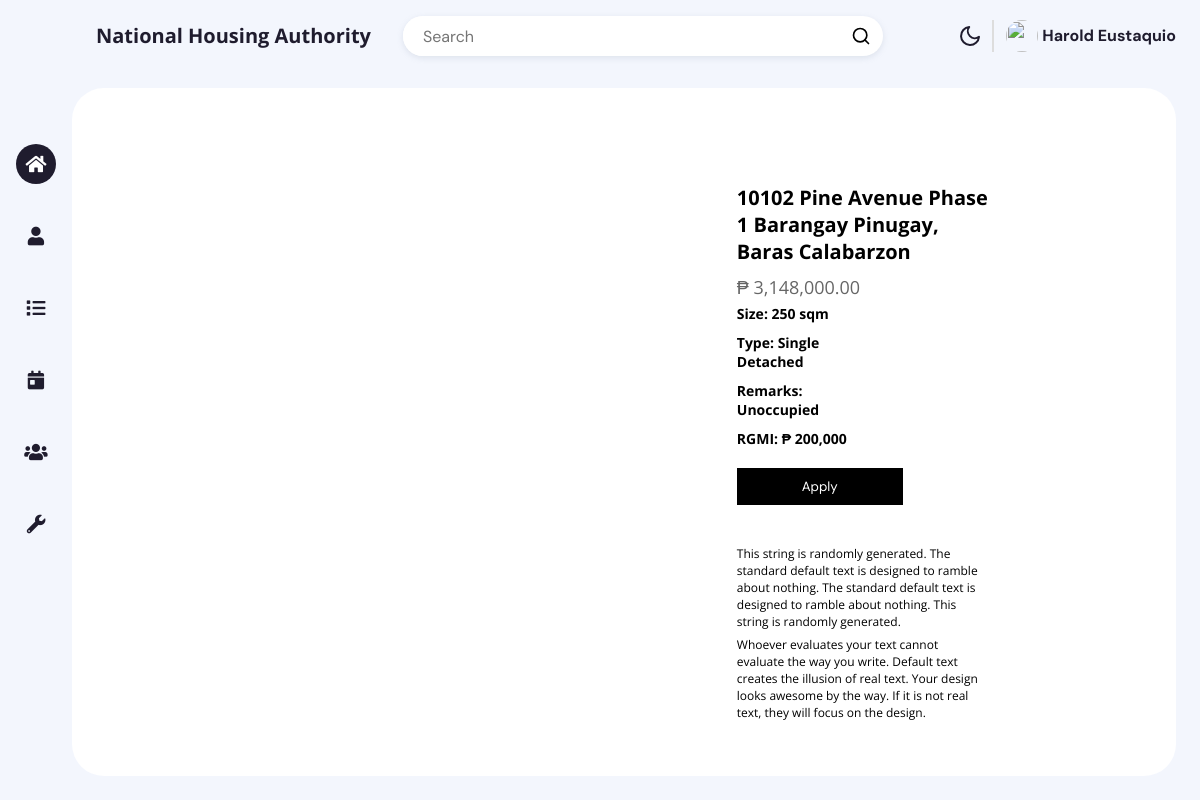
The app's page /listing-view.php?viewon=79H1I2J3K4 (signed in) with its own data.
### tables this page shows
CREATE TABLE `assets_tb` (
  `id` varchar(255) NOT NULL,
  `size` varchar(255) NOT NULL,
  `address` varchar(255) NOT NULL,
  `cellsite` varchar(255) NOT NULL,
  `barangay` varchar(255) NOT NULL,
  `municipality` varchar(255) NOT NULL,
  `city` varchar(255) NOT NULL,
  `region` varchar(255) NOT NULL,
  `type` varchar(255) NOT NULL,
  `remarks` varchar(255) NOT NULL,
  `rgmi` varchar(255) NOT NULL,
  `srp` varchar(255) DEFAULT NULL,
  `status` tinyint(1) NOT NULL,
  `date_added` varchar(255) NOT NULL
);

### listing-view.php (the view, shortened to what this page needs)
<?php
    include "php/login.php";
?>
<!DOCTYPE html>
<html lang="en">
<head>
    <link rel="stylesheet" href="https://use.fontawesome.com/releases/v5.15.3/css/all.css">
    <link rel="stylesheet" href="css/index-style.css">
</head>
<body>
    <div class="app-container">
    <?php include "widget/topbar.php"?>
    <div class="app-content">
        <?php include "widget/sidebar.php"; ?>
        <div class="projects-section">
        <div>
        <main>
            <?php
                $sql = "SELECT * FROM assets_tb WHERE id = '".$_GET['viewon']."' LIMIT 1;";
                $result = $conn->query($sql);
                while ($row = $result->fetch_assoc()) {
            ?>
            <div class="section" style="">
                <div class="section-content">
                    <div class="product-details">
                        <ul class="product-images">
                        </ul>
                        <ul class="product-info">
                            <li class="product-name"><?php echo $row['address'].' '.$row['cellsite'].' Barangay '.$row['barangay'].', '.$row['municipality'].' '.$row['region']; ?></li>
                            <li class="product-price"><span>₱ </span><span><?php echo number_format($row['srp'], 2, '.', ',');?></span></li>
                            <li class="product-attributes" style="margin-left: -40px;margin-top:-5px;">
                                <ul class="fields">
                                    <li><div class="field-name">Size: <?php echo $row['size'];?></div></li>
                                    <li><div class="field-name">Type: <?php echo $row['type'];?></div></li>
                                    <li><div class="field-name">Remarks: <?php echo $row['remarks'];?></div></li>
                                    <li><div class="field-name">RGMI: ₱ <?php echo $row['rgmi'];?></div></li>
                                </ul>
                            </li>
                            <li class="product-addtocart">
                                <button onclick="window.location.href='application.php?applyon=<?php echo $row['id']; ?>'">Apply</button>
                            </li>
                            <li class="product-description">
                                <p>This string is randomly generated. The standard default text is designed to ramble about nothing. The standard default text is designed to ramble about nothing. This string is randomly  generated.</p>
                                <p>Whoever evaluates your text cannot evaluate the way you write. Default text creates the illusion of real text. Your design looks awesome by the way. If it is not real text, they will focus on the design.</p>
                            </li>
                        </ul>
                    </div>
                </div>
            </div>
            <?php
                }
            ?>
            <div class="section" style="margin-top: -50px;">
            </div>
        </main>
        </div>
    </div>
</body>
</html>

### css/index-style.css (style rules this page uses)
* { box-sizing: border-box; }
:root { --app-container: #f3f6fd; --main-color: #1f1c2e; --secondary-color: #4A4A4A; --link-color: #1f1c2e; --link-color-hover: #c3cff4; --link-color-active: #fff; --link-color-active-bg: #1f1c2e; --projects-section: #fff; --message-box-hover: #fafcff; --message-box-border: #e9ebf0; --more-list-bg: #fff; --more-list-bg-hover: #f6fbff; --more-list-shadow: rgba(209, 209, 209, 0.4); --button-bg: #1f1c24; --search-area-bg: #fff; --star: #1ff1c2e; --message-btn: #fff; }
html, body { width: 100%; height: 100vh; margin: 0; }
body { font-family: "DM Sans", sans-serif; overflow: hidden; display: flex; justify-content: center; background-color: var(--app-container); }
button, a { cursor: pointer; }
.app-container { width: 100%; display: flex; flex-direction: column; height: 100%; background-color: var(--app-container); transition: 0.2s; max-width: 1800px; }
.app-container button, .app-container input, .app-container optgroup, .app-container select, .app-container textarea { font-family: "DM Sans", sans-serif; }
.app-content { display: flex; height: 100%; overflow: hidden; padding: 16px 24px 24px 0; }
.projects-section { flex: 2; background-color: var(--projects-section); border-radius: 32px; padding: 32px 32px 0 32px; overflow: hidden; height: 100%; display: flex; flex-direction: column; }

### listing-view.php (style rules this page uses)
* { box-sizing: border-box; }
li { list-style: none; }
body { font-family: "Open Sans", sans-serif; font-size: 14px; }
p { margin: 0.5em 0; }
main .section { padding: 40px 0; }
main .section .section-content { width: 70%; max-width: 1024px; margin: 0 auto; position: relative; }
.product-details { display: flex; flex-wrap: wrap; justify-content: space-around; }
.product-details .product-images { width: 50%; }
.product-details .product-info { width: 40%; margin-left: 10%; }
.product-details .product-info > li { margin: 10px 0; }
.product-details .product-info .product-name { font-size: 20px; font-weight: bold; }
.product-details .product-info .product-price { font-size: 18px; color: #666; }
.product-details .product-info .product-attributes { width: 66%; margin-top: 40px; }
.product-details .product-info .product-addtocart { width: 66%; margin: 20px 0 40px; }
.product-details .product-info .product-addtocart button { width: 100%; cursor: pointer; background: #000; color: #fff; display: block; border: none; outline: none; padding: 10px; }
.product-details .product-info .product-description { font-size: 12px; }
.fields > li { margin-bottom: 10px; }
.fields .field-name { display: block; font-weight: bold; margin-bottom: 5px; }

### records on screen
assets_tb: address "10102 Pine Avenue", cellsite "Phase 1", barangay "Pinugay", municipality "Baras", region "Calabarzon", srp "3,148,000.00", size "250 sqm", type "Single Detached", remarks "Unoccupied", rgmi "200,000"

### other values on screen
$_SESSION['fname'] "Harold"
$_SESSION['lname'] "Eustaquio"
